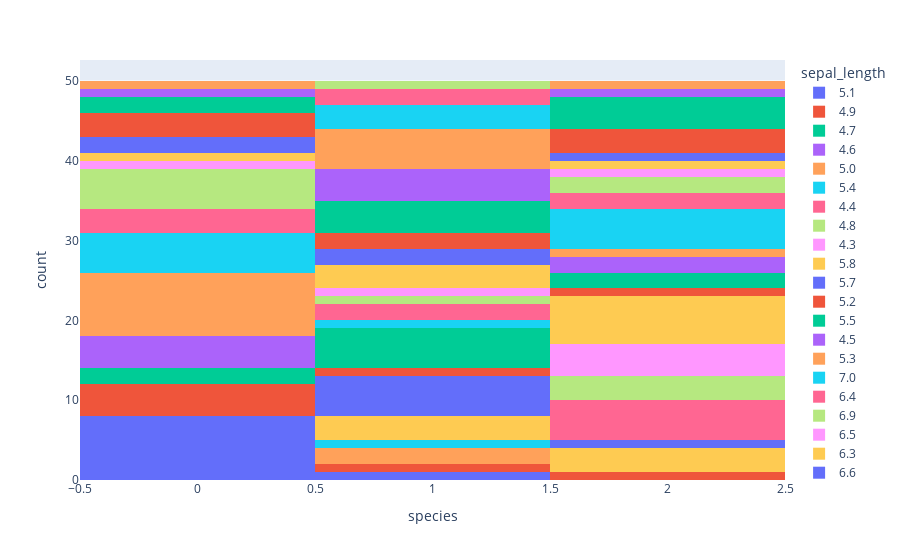

This figure's notebook cell:
### Code cell
fig1 = px.histogram(df, x="species", color="sepal_length")  
fig1.show()

### Figure 1 — Plotly figure (JSON) as saved in the notebook; plotly's stock layout.template omitted (floating-point values rounded to 4 significant figures)
{"data": [{"alignmentgroup": "True", "bingroup": "x", "hovertemplate": "sepal_length=5.1<br>species=%{x}<br>count=%{y}<extra></extra>", "legendgroup": "5.1", "marker": {"color": "#636efa", "pattern": {"shape": ""}}, "name": "5.1", "offsetgroup": "5.1", "orientation": "v", "showlegend": true, "type": "histogram", "x": [0, 0, 0, 0, 0, 0, 0, 0, 1], "xaxis": "x", "yaxis": "y"}, {"alignmentgroup": "True", "bingroup": "x", "hovertemplate": "sepal_length=4.9<br>species=%{x}<br>count=%{y}<extra></extra>", "legendgroup": "4.9", "marker": {"color": "#EF553B", "pattern": {"shape": ""}}, "name": "4.9", "offsetgroup": "4.9", "orientation": "v", "showlegend": true, "type": "histogram", "x": [0, 0, 0, 0, 1, 2], "xaxis": "x", "yaxis": "y"}, {"alignmentgroup": "True", "bingroup": "x", "hovertemplate": "sepal_length=4.7<br>species=%{x}<br>count=%{y}<extra></extra>", "legendgroup": "4.7", "marker": {"color": "#00cc96", "pattern": {"shape": ""}}, "name": "4.7", "offsetgroup": "4.7", "orientation": "v", "showlegend": true, "type": "histogram", "x": [0, 0], "xaxis": "x", "yaxis": "y"}, {"alignmentgroup": "True", "bingroup": "x", "hovertemplate": "sepal_length=4.6<br>species=%{x}<br>count=%{y}<extra></extra>", "legendgroup": "4.6", "marker": {"color": "#ab63fa", "pattern": {"shape": ""}}, "name": "4.6", "offsetgroup": "4.6", "orientation": "v", "showlegend": true, "type": "histogram", "x": [0, 0, 0, 0], "xaxis": "x", "yaxis": "y"}, {"alignmentgroup": "True", "bingroup": "x", "hovertemplate": "sepal_length=5.0<br>species=%{x}<br>count=%{y}<extra></extra>", "legendgroup": "5.0", "marker": {"color": "#FFA15A", "pattern": {"shape": ""}}, "name": "5.0", "offsetgroup": "5.0", "orientation": "v", "showlegend": true, "type": "histogram", "x": [0, 0, 0, 0, 0, 0, 0, 0, 1, 1], "xaxis": "x", "yaxis": "y"}, {"alignmentgroup": "True", "bingroup": "x", "hovertemplate": "sepal_length=5.4<br>species=%{x}<br>count=%{y}<extra></extra>", "legendgroup": "5.4", "marker": {"color": "#19d3f3", "pattern": {"shape": ""}}, "name": "5.4", "offsetgroup": "5.4", "orientation": "v", "showlegend": true, "type": "histogram", "x": [0, 0, 0, 0, 0, 1], "xaxis": "x", "yaxis": "y"}, {"alignmentgroup": "True", "bingroup": "x", "hovertemplate": "sepal_length=4.4<br>species=%{x}<br>count=%{y}<extra></extra>", "legendgroup": "4.4", "marker": {"color": "#FF6692", "pattern": {"shape": ""}}, "name": "4.4", "offsetgroup": "4.4", "orientation": "v", "showlegend": true, "type": "histogram", "x": [0, 0, 0], "xaxis": "x", "yaxis": "y"}, {"alignmentgroup": "True", "bingroup": "x", "hovertemplate": "sepal_length=4.8<br>species=%{x}<br>count=%{y}<extra></extra>", "legendgroup": "4.8", "marker": {"color": "#B6E880", "pattern": {"shape": ""}}, "name": "4.8", "offsetgroup": "4.8", "orientation": "v", "showlegend": true, "type": "histogram", "x": [0, 0, 0, 0, 0], "xaxis": "x", "yaxis": "y"}, {"alignmentgroup": "True", "bingroup": "x", "hovertemplate": "sepal_length=4.3<br>species=%{x}<br>count=%{y}<extra></extra>", "legendgroup": "4.3", "marker": {"color": "#FF97FF", "pattern": {"shape": ""}}, "name": "4.3", "offsetgroup": "4.3", "orientation": "v", "showlegend": true, "type": "histogram", "x": [0], "xaxis": "x", "yaxis": "y"}, {"alignmentgroup": "True", "bingroup": "x", "hovertemplate": "sepal_length=5.8<br>species=%{x}<br>count=%{y}<extra></extra>", "legendgroup": "5.8", "marker": {"color": "#FECB52", "pattern": {"shape": ""}}, "name": "5.8", "offsetgroup": "5.8", "orientation": "v", "showlegend": true, "type": "histogram", "x": [0, 1, 1, 1, 2, 2, 2], "xaxis": "x", "yaxis": "y"}, {"alignmentgroup": "True", "bingroup": "x", "hovertemplate": "sepal_length=5.7<br>species=%{x}<br>count=%{y}<extra></extra>", "legendgroup": "5.7", "marker": {"color": "#636efa", "pattern": {"shape": ""}}, "name": "5.7", "offsetgroup": "5.7", "orientation": "v", "showlegend": true, "type": "histogram", "x": [0, 0, 1, 1, 1, 1, 1, 2], "xaxis": "x", "yaxis": "y"}, {"alignmentgroup": "True", "bingroup": "x", "hovertemplate": "sepal_length=5.2<br>species=%{x}<br>count=%{y}<extra></extra>", "legendgroup": "5.2", "marker": {"color": "#EF553B", "pattern": {"shape": ""}}, "name": "5.2", "offsetgroup": "5.2", "orientation": "v", "showlegend": true, "type": "histogram", "x": [0, 0, 0, 1], "xaxis": "x", "yaxis": "y"}, {"alignmentgroup": "True", "bingroup": "x", "hovertemplate": "sepal_length=5.5<br>species=%{x}<br>count=%{y}<extra></extra>", "legendgroup": "5.5", "marker": {"color": "#00cc96", "pattern": {"shape": ""}}, "name": "5.5", "offsetgroup": "5.5", "orientation": "v", "showlegend": true, "type": "histogram", "x": [0, 0, 1, 1, 1, 1, 1], "xaxis": "x", "yaxis": "y"}, {"alignmentgroup": "True", "bingroup": "x", "hovertemplate": "sepal_length=4.5<br>species=%{x}<br>count=%{y}<extra></extra>", "legendgroup": "4.5", "marker": {"color": "#ab63fa", "pattern": {"shape": ""}}, "name": "4.5", "offsetgroup": "4.5", "orientation": "v", "showlegend": true, "type": "histogram", "x": [0], "xaxis": "x", "yaxis": "y"}, {"alignmentgroup": "True", "bingroup": "x", "hovertemplate": "sepal_length=5.3<br>species=%{x}<br>count=%{y}<extra></extra>", "legendgroup": "5.3", "marker": {"color": "#FFA15A", "pattern": {"shape": ""}}, "name": "5.3", "offsetgroup": "5.3", "orientation": "v", "showlegend": true, "type": "histogram", "x": [0], "xaxis": "x", "yaxis": "y"}, {"alignmentgroup": "True", "bingroup": "x", "hovertemplate": "sepal_length=7.0<br>species=%{x}<br>count=%{y}<extra></extra>", "legendgroup": "7.0", "marker": {"color": "#19d3f3", "pattern": {"shape": ""}}, "name": "7.0", "offsetgroup": "7.0", "orientation": "v", "showlegend": true, "type": "histogram", "x": [1], "xaxis": "x", "yaxis": "y"}, {"alignmentgroup": "True", "bingroup": "x", "hovertemplate": "sepal_length=6.4<br>species=%{x}<br>count=%{y}<extra></extra>", "legendgroup": "6.4", "marker": {"color": "#FF6692", "pattern": {"shape": ""}}, "name": "6.4", "offsetgroup": "6.4", "orientation": "v", "showlegend": true, "type": "histogram", "x": [1, 1, 2, 2, 2, 2, 2], "xaxis": "x", "yaxis": "y"}, {"alignmentgroup": "True", "bingroup": "x", "hovertemplate": "sepal_length=6.9<br>species=%{x}<br>count=%{y}<extra></extra>", "legendgroup": "6.9", "marker": {"color": "#B6E880", "pattern": {"shape": ""}}, "name": "6.9", "offsetgroup": "6.9", "orientation": "v", "showlegend": true, "type": "histogram", "x": [1, 2, 2, 2], "xaxis": "x", "yaxis": "y"}, {"alignmentgroup": "True", "bingroup": "x", "hovertemplate": "sepal_length=6.5<br>species=%{x}<br>count=%{y}<extra></extra>", "legendgroup": "6.5", "marker": {"color": "#FF97FF", "pattern": {"shape": ""}}, "name": "6.5", "offsetgroup": "6.5", "orientation": "v", "showlegend": true, "type": "histogram", "x": [1, 2, 2, 2, 2], "xaxis": "x", "yaxis": "y"}, {"alignmentgroup": "True", "bingroup": "x", "hovertemplate": "sepal_length=6.3<br>species=%{x}<br>count=%{y}<extra></extra>", "legendgroup": "6.3", "marker": {"color": "#FECB52", "pattern": {"shape": ""}}, "name": "6.3", "offsetgroup": "6.3", "orientation": "v", "showlegend": true, "type": "histogram", "x": [1, 1, 1, 2, 2, 2, 2, 2, 2], "xaxis": "x", "yaxis": "y"}, {"alignmentgroup": "True", "bingroup": "x", "hovertemplate": "sepal_length=6.6<br>species=%{x}<br>count=%{y}<extra></extra>", "legendgroup": "6.6", "marker": {"color": "#636efa", "pattern": {"shape": ""}}, "name": "6.6", "offsetgroup": "6.6", "orientation": "v", "showlegend": true, "type": "histogram", "x": [1, 1], "xaxis": "x", "yaxis": "y"}, {"alignmentgroup": "True", "bingroup": "x", "hovertemplate": "sepal_length=5.9<br>species=%{x}<br>count=%{y}<extra></extra>", "legendgroup": "5.9", "marker": {"color": "#EF553B", "pattern": {"shape": ""}}, "name": "5.9", "offsetgroup": "5.9", "orientation": "v", "showlegend": true, "type": "histogram", "x": [1, 1, 2], "xaxis": "x", "yaxis": "y"}, {"alignmentgroup": "True", "bingroup": "x", "hovertemplate": "sepal_length=6.0<br>species=%{x}<br>count=%{y}<extra></extra>", "legendgroup": "6.0", "marker": {"color": "#00cc96", "pattern": {"shape": ""}}, "name": "6.0", "offsetgroup": "6.0", "orientation": "v", "showlegend": true, "type": "histogram", "x": [1, 1, 1, 1, 2, 2], "xaxis": "x", "yaxis": "y"}, {"alignmentgroup": "True", "bingroup": "x", "hovertemplate": "sepal_length=6.1<br>species=%{x}<br>count=%{y}<extra></extra>", "legendgroup": "6.1", "marker": {"color": "#ab63fa", "pattern": {"shape": ""}}, "name": "6.1", "offsetgroup": "6.1", "orientation": "v", "showlegend": true, "type": "histogram", "x": [1, 1, 1, 1, 2, 2], "xaxis": "x", "yaxis": "y"}, {"alignmentgroup": "True", "bingroup": "x", "hovertemplate": "sepal_length=5.6<br>species=%{x}<br>count=%{y}<extra></extra>", "legendgroup": "5.6", "marker": {"color": "#FFA15A", "pattern": {"shape": ""}}, "name": "5.6", "offsetgroup": "5.6", "orientation": "v", "showlegend": true, "type": "histogram", "x": [1, 1, 1, 1, 1, 2], "xaxis": "x", "yaxis": "y"}, {"alignmentgroup": "True", "bingroup": "x", "hovertemplate": "sepal_length=6.7<br>species=%{x}<br>count=%{y}<extra></extra>", "legendgroup": "6.7", "marker": {"color": "#19d3f3", "pattern": {"shape": ""}}, "name": "6.7", "offsetgroup": "6.7", "orientation": "v", "showlegend": true, "type": "histogram", "x": [1, 1, 1, 2, 2, 2, 2, 2], "xaxis": "x", "yaxis": "y"}, {"alignmentgroup": "True", "bingroup": "x", "hovertemplate": "sepal_length=6.2<br>species=%{x}<br>count=%{y}<extra></extra>", "legendgroup": "6.2", "marker": {"color": "#FF6692", "pattern": {"shape": ""}}, "name": "6.2", "offsetgroup": "6.2", "orientation": "v", "showlegend": true, "type": "histogram", "x": [1, 1, 2, 2], "xaxis": "x", "yaxis": "y"}, {"alignmentgroup": "True", "bingroup": "x", "hovertemplate": "sepal_length=6.8<br>species=%{x}<br>count=%{y}<extra></extra>", "legendgroup": "6.8", "marker": {"color": "#B6E880", "pattern": {"shape": ""}}, "name": "6.8", "offsetgroup": "6.8", "orientation": "v", "showlegend": true, "type": "histogram", "x": [1, 2, 2], "xaxis": "x", "yaxis": "y"}, {"alignmentgroup": "True", "bingroup": "x", "hovertemplate": "sepal_length=7.1<br>species=%{x}<br>count=%{y}<extra></extra>", "legendgroup": "7.1", "marker": {"color": "#FF97FF", "pattern": {"shape": ""}}, "name": "7.1", "offsetgroup": "7.1", "orientation": "v", "showlegend": true, "type": "histogram", "x": [2], "xaxis": "x", "yaxis": "y"}, {"alignmentgroup": "True", "bingroup": "x", "hovertemplate": "sepal_length=7.6<br>species=%{x}<br>count=%{y}<extra></extra>", "legendgroup": "7.6", "marker": {"color": "#FECB52", "pattern": {"shape": ""}}, "name": "7.6", "offsetgroup": "7.6", "orientation": "v", "showlegend": true, "type": "histogram", "x": [2], "xaxis": "x", "yaxis": "y"}, {"alignmentgroup": "True", "bingroup": "x", "hovertemplate": "sepal_length=7.3<br>species=%{x}<br>count=%{y}<extra></extra>", "legendgroup": "7.3", "marker": {"color": "#636efa", "pattern": {"shape": ""}}, "name": "7.3", "offsetgroup": "7.3", "orientation": "v", "showlegend": true, "type": "histogram", "x": [2], "xaxis": "x", "yaxis": "y"}, {"alignmentgroup": "True", "bingroup": "x", "hovertemplate": "sepal_length=7.2<br>species=%{x}<br>count=%{y}<extra></extra>", "legendgroup": "7.2", "marker": {"color": "#EF553B", "pattern": {"shape": ""}}, "name": "7.2", "offsetgroup": "7.2", "orientation": "v", "showlegend": true, "type": "histogram", "x": [2, 2, 2], "xaxis": "x", "yaxis": "y"}, {"alignmentgroup": "True", "bingroup": "x", "hovertemplate": "sepal_length=7.7<br>species=%{x}<br>count=%{y}<extra></extra>", "legendgroup": "7.7", "marker": {"color": "#00cc96", "pattern": {"shape": ""}}, "name": "7.7", "offsetgroup": "7.7", "orientation": "v", "showlegend": true, "type": "histogram", "x": [2, 2, 2, 2], "xaxis": "x", "yaxis": "y"}, {"alignmentgroup": "True", "bingroup": "x", "hovertemplate": "sepal_length=7.4<br>species=%{x}<br>count=%{y}<extra></extra>", "legendgroup": "7.4", "marker": {"color": "#ab63fa", "pattern": {"shape": ""}}, "name": "7.4", "offsetgroup": "7.4", "orientation": "v", "showlegend": true, "type": "histogram", "x": [2], "xaxis": "x", "yaxis": "y"}, {"alignmentgroup": "True", "bingroup": "x", "hovertemplate": "sepal_length=7.9<br>species=%{x}<br>count=%{y}<extra></extra>", "legendgroup": "7.9", "marker": {"color": "#FFA15A", "pattern": {"shape": ""}}, "name": "7.9", "offsetgroup": "7.9", "orientation": "v", "showlegend": true, "type": "histogram", "x": [2], "xaxis": "x", "yaxis": "y"}], "layout": {"autosize": true, "barmode": "relative", "legend": {"title": {"text": "sepal_length"}, "tracegroupgap": 0}, "margin": {"t": 60}, "xaxis": {"anchor": "y", "autorange": true, "domain": [0, 1], "range": [-0.5, 2.5], "title": {"text": "species"}, "type": "linear"}, "yaxis": {"anchor": "x", "autorange": true, "domain": [0, 1], "range": [0, 52.63], "title": {"text": "count"}}}}
